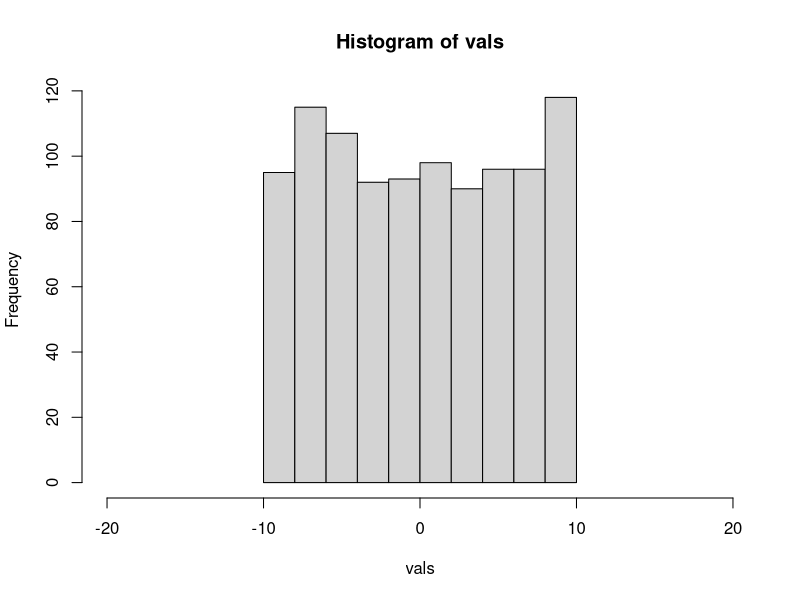
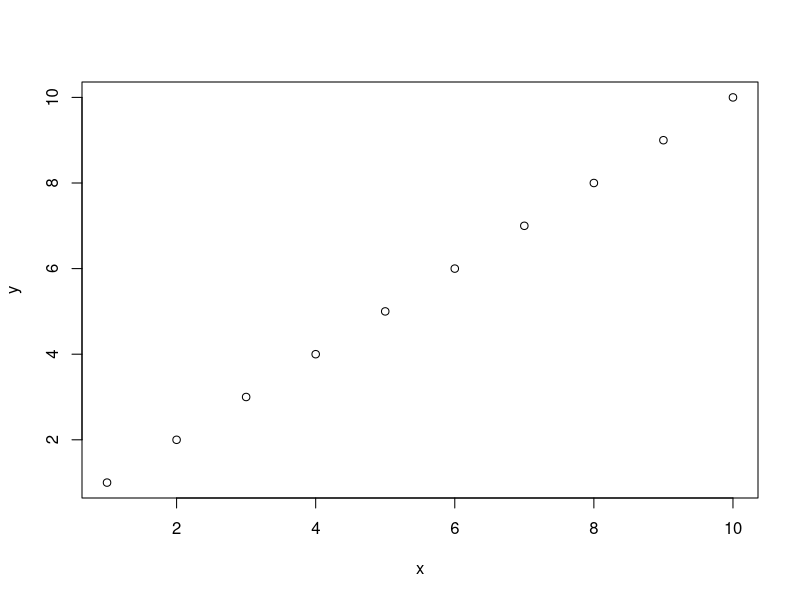
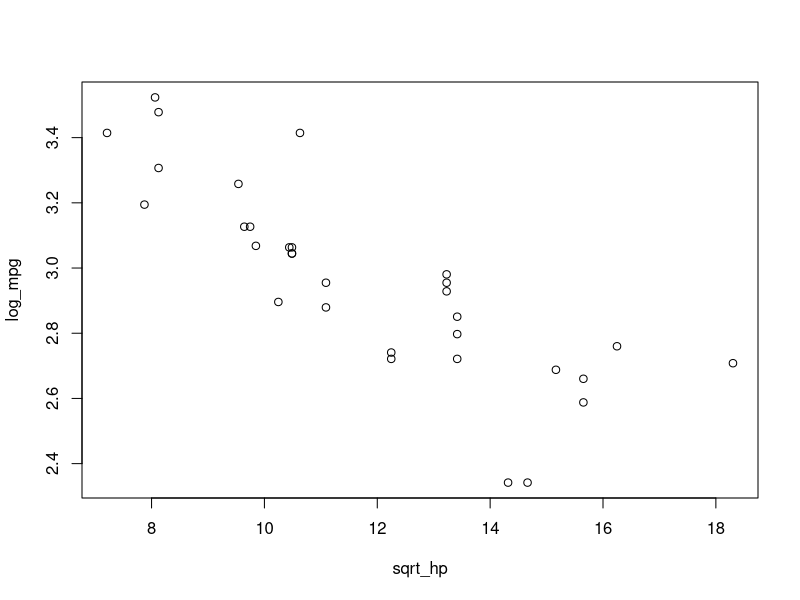
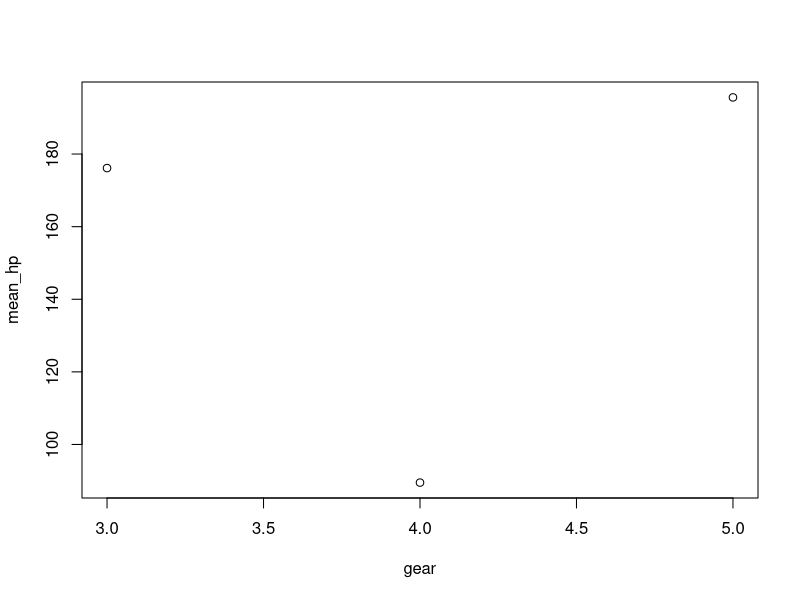
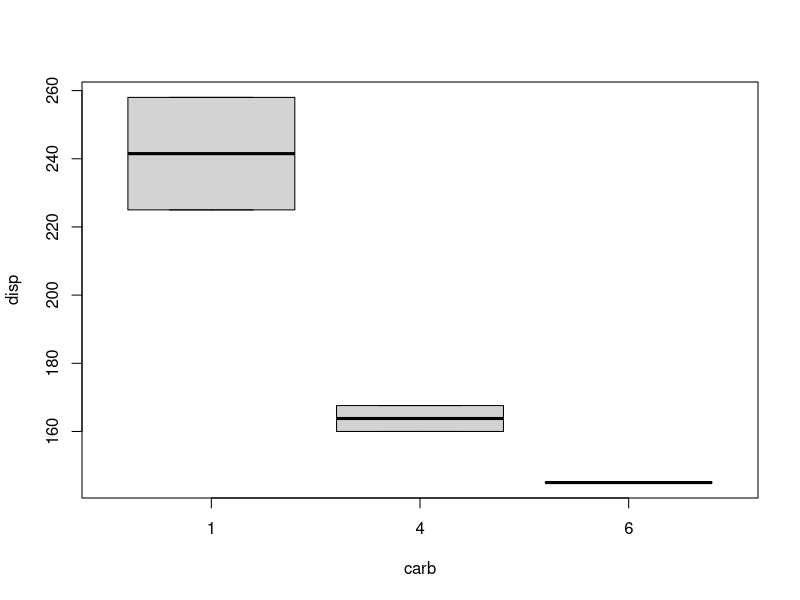

These figures' R source, in order:
#'--------------------------------------
#'
#' @title Simulation, Dplyr, And All that
#' 
#' @author Jarrett Byrnes
#'--------------------------------------

# Pipes ####

vec <- 1:10

# we want the log of the sqrt of the length of vec
len <- length(vec)
sq <- sqrt(len)
log(sq)

# We could do a lot of nested functions
log(sqrt(length(vec)))

# neater
log(
  sqrt(
    length(vec)
  )
)


# Welcome to the pipe!
#if you haven't, install.packages("magrittr")
library(magrittr)

# a pipe for summation!
1:10 %>% sum() 

# we want a vector of 1:10
1:10 %>%
  
  # take its length
  length() %>%

  # take the sqrt of the length
  sqrt() %>%
  
  # take the log
  log()


# PIPE EXERCISES ####
# 1. Use pipes to sum the log of 100:200.

100:200 %>%
  log() %>%
  sum()

# 2. Use pipes to take the square root of the mean of 100 
# random uniform numbers. runif(100)

runif(100) %>%
  mean() %>%
  sqrt()


# 3. Let’s dive into the guts of R. Using the mtcars data frame, 
# get it’s summary and str that summary. What do you get back?

mtcars %>%
  summary() %>% 
  str()

# Base plot ####
vals <- runif(n = 1000, min = -10, max = 10)

hist(vals, xlim = c(-20, 20))

# scatter plot
my_df <- data.frame(x = 1:10, y = 1:10)

plot(y ~ x, data = my_df)


# Welcome to dplyr ####

#install.packages(c("dplyr", "purrr")
library(dplyr)

# mutate
mtcars2 <- mutate(mtcars, log_mpg = log(mpg))

head(mtcars2)

#base R
mtcars$log_mpg <- log(mtcars$mpg)

mtcars2 <- mtcars %>%
  mutate(log_mpg  = log(mpg),
         sqrt_cyl = sqrt(cyl))


# group_by
# i want to add a column that has the average
# mpg for each # of gears

mtcars_group <- mtcars %>%
  group_by(gear) %>%
  mutate(avg_mpg = mean(mpg)) %>%
  ungroup()

# summarize
# We want to create a derived data set
# Let's say we want the avg and sd of mpg by gear AND ONLY THAT

mtcars_summary <- mtcars %>%
  group_by(gear) %>%
  summarize(avg_mpg = mean(mpg),
            sd_mpg = sd(mpg)) %>%
  ungroup()

# filter
# remove all data where # of cyl = 3
mtcars_filter <- mtcars %>%
#  filter(cyl != 3)
  filter(!(cyl == 3))

unique(mtcars_filter$cyl)

#the ! and NOT
TRUE
FALSE
!TRUE
!FALSE 

# select
# only choose certain columns

#just MPG
mtcars %>%
  select(mpg) %>% 
  head()

# how about everything BUT mpg
mtcars %>%
  select(!mpg) %>%
  head()

#just a few columns
mtcars %>%
  select(gear, carb, disp) %>%
  head()

# all colums with an m in them
# and cyl
mtcars %>%
  select(contains("m"), cyl) %>%
  head()


# DPLYR EXERCISES
#Exercises
#1. Add some columns to mtcars to plot the log of mpg by the 
#square root of hp.
mtcars <- mtcars %>%
  mutate(log_mpg = log(mpg),
         sqrt_hp = sqrt(hp))

plot(log_mpg ~ sqrt_hp, data = mtcars)

#2. Get the average hp per gear and plot them against each other.

mtcars_hp_g <- mtcars %>%
  group_by(gear) %>%
  summarize(mean_hp = mean(hp))

plot(mean_hp ~ gear, data = mtcars_hp_g)

#3. Make a data fame for only 6 cylinder engines with only the 
# disp and carb columns. Create a boxplot of how carb influences disp.
# boxplot()

# Make a data fame
mtcars %>%
  
  # for only 6 cylinder engines
  filter(cyl == 6) %>%
  
  # with only the disp and carb columns
  select(disp, carb) %>%
  
  #boxplot
  boxplot(disp ~ carb, data = .)


# Simulation ####

# base::replicate()

replicate(n = 10, sum(1:100))

# purrr:map_dbl
library(purrr)

map_dbl(1:10, ~sum(1:100))

map_dbl(1:10, ~sum(1:.x))

map_df(1:10, ~data.frame(x = .x,
                         y = sum(1:.x)))

# Exercises
# 1. Use replicate() to repeatedly average the numbers 1:10 seven times.
# 
replicate(n = 7, mean(1:10))

# 1:10 %>%
#   replicate(n = 7, mean(.)) #NOPE NOPE NOPE

# 2. Do the same thing as #1 with map_dbl() - also what happens if 
#   you use other map functions?

map_dbl(1:7, ~mean(1:10))

#   
#   3. Start with a vector:
   my_vec <- c(11, 10, 10, 9, 10, 11, 10, 9, 10, 
               12, 9, 11, 8, 11, 11, 10, 11, 10, 
               11, 9)
# Use map_df() to make a data frame that, for the numbers 3 through 15, 
# returns two columns. One is the the average of the element of the vector 
# at indices 1 through the chosen number, the second is the standard 
# deviation.
# e.g. if .x = 10, 10.2 for a mean and 0.9189366 for a SD
#   

#use map df
map_df(3:15, ~data.frame(m = mean(my_vec[1:.x]),
                         s = sd(my_vec[1:.x])),
       .id = "x")

#if you are uncertain about an input
map_dbl(3:15, ~.x)
map_dbl(my_vec[3:15], ~.x)

#for loop
x <- numeric(length = 10)
for(i in 1:10){
 x[i] <- sum(1:i)
}
x


